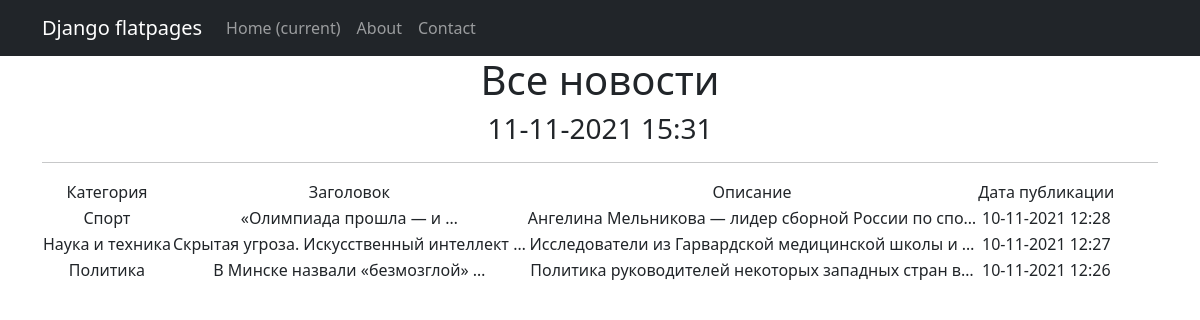
Page /news/ on the committed database.
### news/models.py (models this page shows, shortened)
class New(models.Model):
    name = models.CharField(max_length=64, unique=True)
    description = models.TextField()
    date_pub = models.DateTimeField(auto_now_add=True)
    category = models.ForeignKey(to='Category',on_delete=models.CASCADE,related_name='news')

class Category(models.Model):
    name = models.CharField(max_length=100, unique=True)  # названия категорий тоже не должны повторяться

### news/views.py (the view)
# urls.py: path('', NewList.as_view()),
class NewList(ListView):
    model = New #модель, объекты которой мы будем выводить
    template_name = 'news.html'  #указываем имя шаблона, в котором будет лежать HTML, в котором будут все инструкции о том, как именно пользователю должны вывестись наши объекты
    context_object_name = 'news'
    queryset = New.objects.order_by('-id')
    def get_context_data(self, **kwargs):
        context = super().get_context_data(**kwargs)
        context['time_now'] = datetime.utcnow()  # добавим переменную текущей даты time_now
        context['value1'] = None  # добавим ещё одну пустую переменную, чтобы на её примере посмотреть работу другого фильтра
        return context

### news/templatetags/censor_filters.py (called while the page is built)
@register.filter(name='censor')
def censor_func(value):
    if "матное слово" in value:
        raise ValueError
    else:
        return value

### templates/news.html (shortened to what this page needs)
{% extends 'flatpages/default.html' %}
{% load censor_filters %}
{% block content %}
    <h1>Все новости</h1>
    <h3>{{ time_now |date:"d-m-Y H:i" }}</h3>
    <hr>
    {% if news %}
        <table>
            <tr>
                <td>
                    Категория
                </td>
                <td>
                    Заголовок
                </td>
                <td>
                    Описание
                </td>
                <td>
                    Дата публикации
                </td>
            </tr>
        {% for new in news %}
            <tr>
                <td>
                    {{ new.category.name }}
                </td>
                <td>
                    {{ new.name |truncatewords:4}}
                </td>
                <td>
                    {{ new.description|truncatechars:50|censor}}
                </td>
                <td>
                    {{ new.date_pub|date:"d-m-Y H:i"}}
                </td>
            </tr>
        {% endfor %}
        </table>
    {% else %}
        <h2>Товаров нет!</h2>
    {% endif %}
{% endblock content %}

### templates/flatpages/default.html (shortened to what this page needs)
<!DOCTYPE html>
<html lang="en">
    <head>
        {% load static %}
        <link href="{% static 'css/styles.css' %}" rel="stylesheet" />
    </head>
    <body>
        <nav class="navbar navbar-expand-lg navbar-dark bg-dark static-top">
          <div class="container">
              <a class="navbar-brand" href="#">Django flatpages</a>
              <div class="collapse navbar-collapse" id="navbarResponsive">
                  <ul class="navbar-nav ml-auto">
                      <li class="nav-item active">
                          <a class="nav-link" href="#">Home
                              <span class="sr-only">(current)</span>
                          </a>
                      </li>
                      <li class="nav-item">
                          <a class="nav-link" href="/about/">About</a>
                      </li>
                      <li class="nav-item">
                          <a class="nav-link" href="/contacts/">Contact</a>
                      </li>
                  </ul>
              </div>
          </div>
       </nav>
        <div class="container">
          <div class="row">
              <div class="col-lg-12 text-center">
                  {% block content %}{% endblock content %}
              </div>
          </div>
       </div>
    </body>
</html>

### rows in the picture
New: category.name "Спорт", name "«Олимпиада прошла — и …", description|censor "Ангелина Мельникова — лидер сборной России по спо…", date_pub "10-11-2021 12:28"
New: category.name "Наука и техника", name "Скрытая угроза. Искусственный интеллект …", description|censor "Исследователи из Гарвардской медицинской школы и …", date_pub "10-11-2021 12:27"
New: category.name "Политика", name "В Минске назвали «безмозглой» …", description|censor "Политика руководителей некоторых западных стран в…", date_pub "10-11-2021 12:26"

### other values in the picture
{{ time_now |date:"d-m-Y H:i" }} "11-11-2021 15:31"
